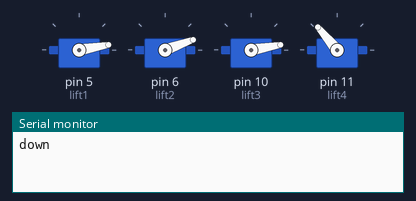
The sketch below on a simulated Arduino Uno, built with avr-gcc and run on an emulated ATmega328P. Parts: 4 × servo, the last lines printed to the serial monitor.

Above: at 0.05 s.
At 2.0 s:
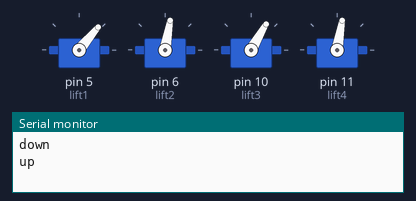
Timing chart, 0 to 4.6 s (numbered marks = the images above):
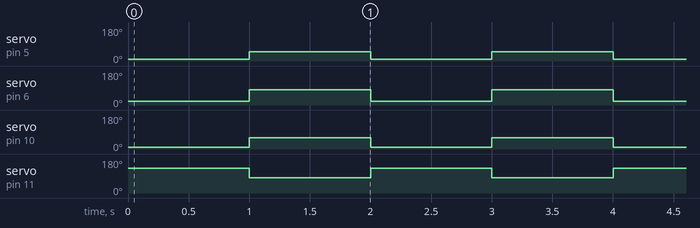

Measured:
- by itself, servo on pin 5 (lift1): alternates 50° for 1.0 s and 10° for 1.0 s
- by itself, servo on pin 6 (lift2): alternates 80° for 1.0 s and 20° for 1.0 s
- by itself, servo on pin 10 (lift3): alternates 60° for 1.0 s and 10° for 1.0 s
- by itself, servo on pin 11 (lift4): alternates 130° for 1.0 s and 80° for 1.0 s

The sketch:

walkAllDown.ino
```cpp
#include <Servo.h> // Include the servo library

int liftStatus = 0; // variable to store lift status (0: ground, 1: air)
int rotateStatus = 0; // variable to store rotate status

// create servo objects to control lift and rotation for each leg
// front left
Servo lift1;
Servo rotate1;
// front right
Servo lift2;
Servo rotate2;
// back left
Servo lift3;
Servo rotate3;
// back right
Servo lift4;
Servo rotate4;

void setup() {
  // initialize serial communications at 9600 bps:
  Serial.begin(9600);
  lift1.attach(5);
  // rotate1.attach(1);

  lift2.attach(6);
  // rotate2.attach(3);

  lift3.attach(10);
  // rotate3.attach(5);

  lift4.attach(11);
  // rotate4.attach(7);
}

void loop() {
  Serial.println("down");
  // 1 and 4 down
  lift1.write(10);
  lift4.write(130);
  // 2 and 3 down
  lift2.write(20);
  lift3.write(10);
  delay(1000);
  Serial.println("up");
  // 2 and 3 up
  lift2.write(80);
  lift3.write(60);
  // 1 and 4 up
  lift1.write(50);
  lift4.write(80);
  delay(1000);
}
```
